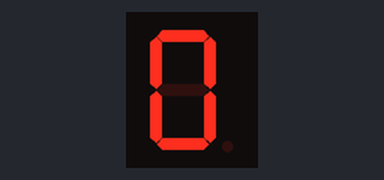
A sketch run on a simulated Arduino Uno, built with avr-gcc and run on an emulated ATmega328P. Shown: 1-digit seven-segment display. Wiring (inferred from the names in the program): 1-digit 7-segment display, segments lit when HIGH: segments pin 2, pin 3, pin 4, pin 5, pin 6, pin 7, pin 8. The segment pins are drawn as the display they are named for.

Above: at 0.1 s.
At 1.1 s:
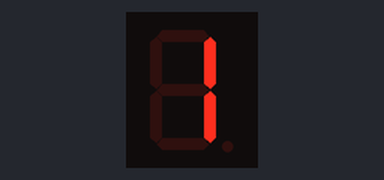
At 2.1 s:
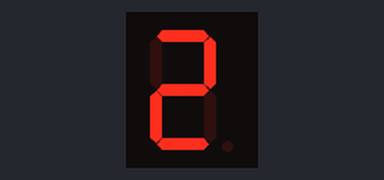
At 4.1 s:
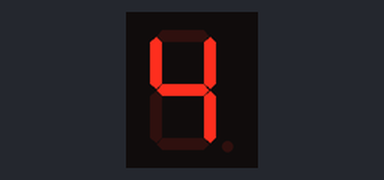
At 6.1 s:
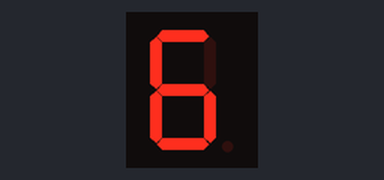
At 9.1 s:
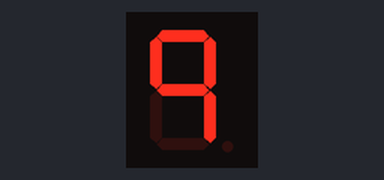

The sketch:

Lesson_06_Listing_6_1.ino
```cpp
// список выводов Arduino для подключения к разрядам a-g
// семисегментного индикатора
int pins[7]={2,3,4,5,6,7,8};
// значения для вывода цифр 0-9
byte numbers[10] = { B11111100, B01100000, B11011010, B11110010, B01100110,
B10110110, B10111110, B11100000, B11111110, B11100110};
// переменная для хранения значения текущей цифры
int number=0;
void setup()
{
// Сконфигурировать контакты как выходы
for(int i=0;i<7;i++)
pinMode(pins[i],OUTPUT);
}
void loop()
{
showNumber(number);
delay(1000);
number=(number+1)%10;
}
// функция вывода цифры на семисегментный индикатор
void showNumber(int num)
{
for(int i=0;i<7;i++)
{
if(bitRead(numbers[num],7-i)==HIGH) // зажечь сегмент
digitalWrite(pins[i],HIGH);
else // потушить сегмент
digitalWrite(pins[i],LOW);
}
}
```

Measured:
- by itself, everything shown: repeats every 10.0 s, in 10 steps
- what the display in image 1 shows lasts 1.0 s, from 1.0 s to 2.0 s
